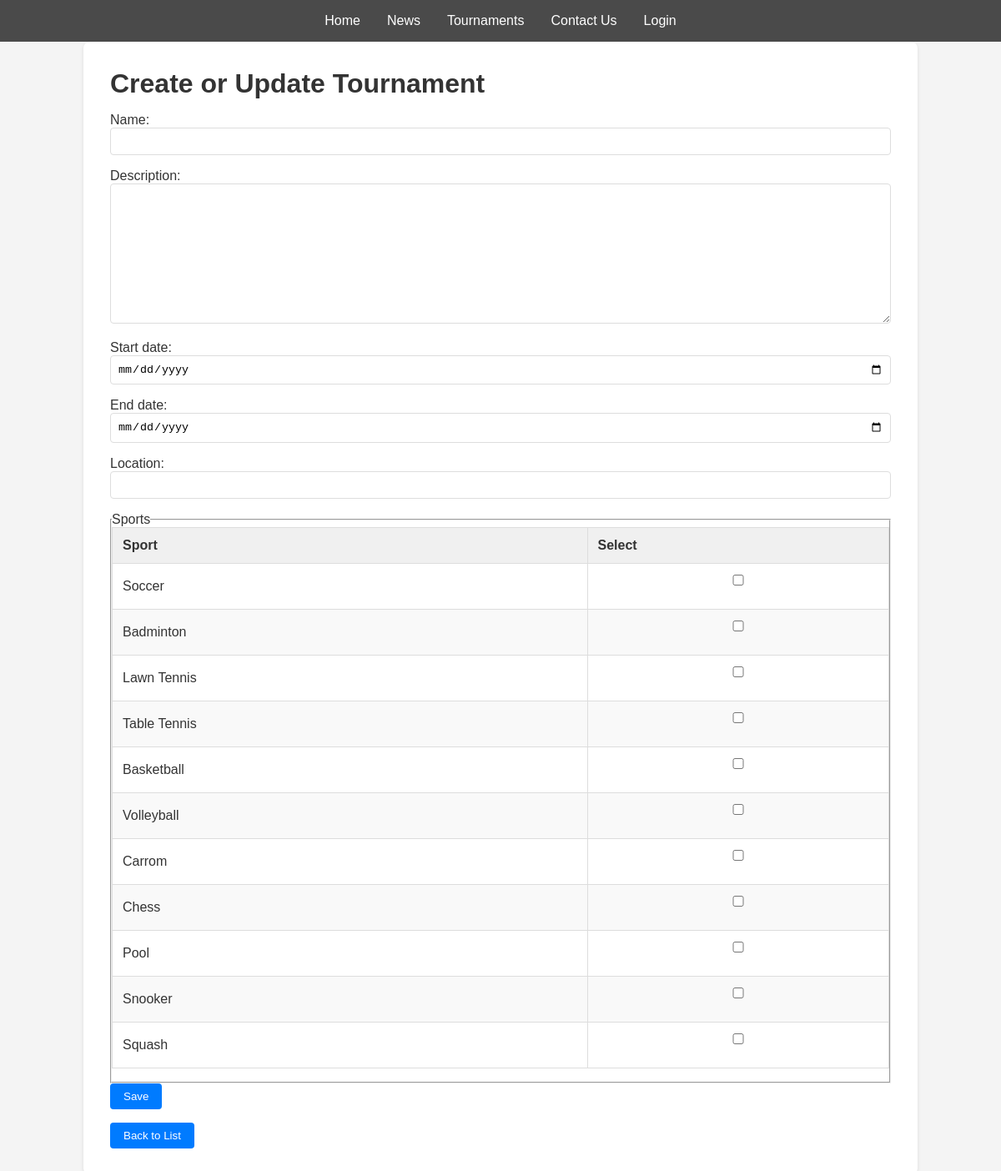
The page /tournaments/tournament/create/ on the database its author committed.
### tournaments/models.py (models this page shows, shortened)
class Sport(models.Model):
    name = models.CharField(max_length=100)

### tournaments/views.py (the view)
# urls.py: path('tournament/create/', TournamentCreateView.as_view(), name='tournament-create'),
class TournamentCreateView(CreateView):
    model = Tournaments
    form_class = TournamentForm
    template_name = 'tournaments/tournament_form.html'
    success_url = reverse_lazy('tournament-list')
    def get_context_data(self, **kwargs):
        context = super().get_context_data(**kwargs)
        context['min_date'] = datetime.now().strftime('%Y-%m-%d')
        context['max_date'] = (datetime.now() + timedelta(days=180)).strftime('%Y-%m-%d')
        return context

### tournaments/forms.py
class TournamentForm(forms.ModelForm):
    class Meta:
        model = Tournaments
        fields = ['name', 'description', 'sports', 'start_date', 'end_date', 'location']
        widgets = {
            'start_date': forms.DateInput(attrs={'type': 'date', 'min': '{{ min_date }}', 'max': '{{ max_date }}'}),
            'end_date': forms.DateInput(attrs={'type': 'date', 'min': '{{ min_date }}', 'max': '{{ max_date }}'}),
        }
    def __init__(self, *args, **kwargs):
        super().__init__(*args, **kwargs)
        self.fields['sports'].widget = forms.CheckboxSelectMultiple()
        self.fields['sports'].queryset = Sport.objects.all()

### tournaments/models.py (called while the page is built)
    def __str__(self):
        return self.name

### tournaments/templates/tournaments/tournament_form.html (shortened to what this page needs)
{% extends 'base.html' %}
{% block content %}
<h1>Create or Update Tournament</h1>
<form method="post">
    {{ form.name.label_tag }} {{ form.name }}
    {{ form.description.label_tag }} {{ form.description }}
    {{ form.start_date.label_tag }} {{ form.start_date }}
    {{ form.end_date.label_tag }} {{ form.end_date }}
    {{ form.location.label_tag }} {{ form.location }}
    <fieldset>
        <legend>Sports</legend>
        <table>
            <thead>
                <tr>
                    <th>Sport</th>
                    <th>Select</th>
                </tr>
            </thead>
            <tbody>
                {% for sport in form.fields.sports.queryset %}
                <tr>
                    <td>{{ sport.name }}</td>
                    <td>
                        <input type="checkbox" id="id_sports_{{ forloop.counter0 }}" name="sports" value="{{ sport.id }}"
                            {% if sport in form.instance.sports.all %}checked{% endif %}>
                    </td>
                </tr>
                {% endfor %}
            </tbody>
        </table>
    </fieldset>
    <button type="submit">Save</button>
</form>
<a href="{% url 'tournament-list' %}"><button>Back to List</button></a>
{% endblock %}

### static/css/styles.css (style rules this page uses)
* { margin: 0; padding: 0; box-sizing: border-box; }
body { font-family: Arial, sans-serif; color: #333; background-color: #f4f4f4; }
button { background-color: #007bff; color: #fff; border: none; padding: 0.5rem 1rem; border-radius: 4px; cursor: pointer; }
form { margin: 1rem 0; }
form input, form select, form textarea { width: 100%; padding: 0.5rem; margin-bottom: 1rem; border: 1px solid #ddd; border-radius: 4px; }
a { color: #007bff; text-decoration: none; }
table { width: 100%; border-collapse: collapse; margin-bottom: 1rem; }
table th, table td { padding: 0.75rem; text-align: left; border: 1px solid #ddd; }
table th { background-color: #f0f0f0; }
table tr:nth-child(even) { background-color: #f9f9f9; }

### rows shown on the page
Sport: name "Soccer"
Sport: name "Badminton"
Sport: name "Lawn Tennis"
Sport: name "Table Tennis"
Sport: name "Basketball"
Sport: name "Volleyball"
Sport: name "Carrom"
Sport: name "Chess"
Sport: name "Pool"
Sport: name "Snooker"
Sport: name "Squash"
